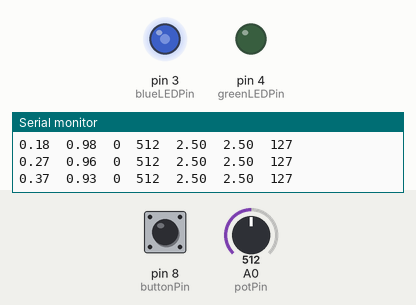
Simulated run of this sketch. Board: Arduino Uno, built with avr-gcc and run on an emulated ATmega328P. Shown: output pins drawn as LEDs (lit = HIGH), the last lines printed to the serial monitor. The inputs (shaded band) are chosen by the test bench; at power-on: A0 (potPin) = 512, pin 8 (buttonPin) LOW.

Above: at 6.2 s.
6.3 s: A0 (potPin) set to 992
At 7.1 s:
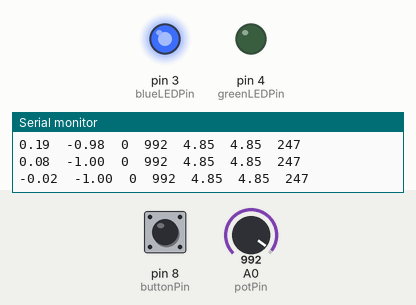
7.8 s: A0 (potPin) set to 1017
At 8.6 s:
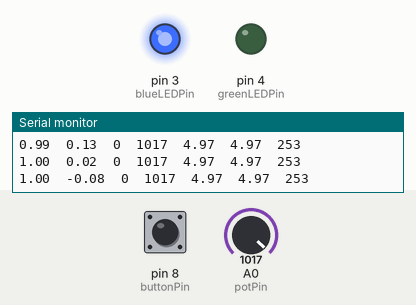
10.8 s: pin 8 (buttonPin) pulled HIGH for 0.15 s
At 10.9 s:
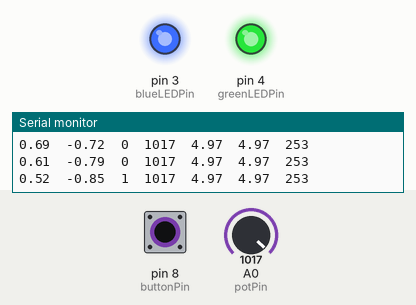
12.4 s: A0 (potPin) set to 716
At 13.6 s:
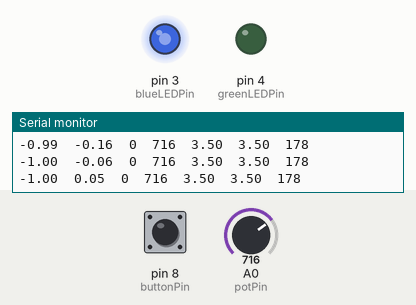
13.9 s: pin 8 (buttonPin) pulled HIGH for 1 s
At 14.7 s:
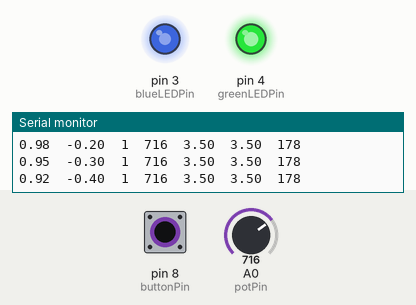
16.4 s: A0 (potPin) set to 122
At 17.7 s:
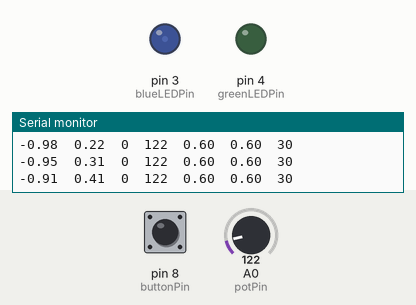
Timing chart, 0 to 18.9 s (numbered marks = the images above; inputs shaded):
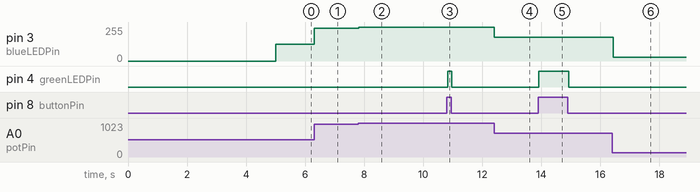

Measured:
- after the input at 6.3 s, pin 3 (blueLEDPin): 127/255 → 247/255 at once
- after the input at 7.8 s, pin 3 (blueLEDPin): 247/255 → 253/255 at once
- after the input at 10.8 s, pin 4 (greenLEDPin): LOW → HIGH at once, → LOW 0.14 s later
- after the input at 12.4 s, pin 3 (blueLEDPin): 253/255 → 178/255 at once
- after the input at 13.9 s, pin 4 (greenLEDPin): LOW → HIGH at once, → LOW 1.0 s later
- after the input at 16.4 s, pin 3 (blueLEDPin): 178/255 → 30/255 at once

The sketch:

labAssignmentWeek1.ino
```cpp
//Set up timing and trig function variables
int delayValue; //value of delay during main loop
const float freq=3.14159; //frequency of sine function
float timeSeconds; //number of seconds since program started
float sineOutput;
float cosineOutput;

//Set up pushbutton pin variables
const int buttonPin = 8; //This is a digital input/output pin
boolean buttonState=LOW; //set to LOW if off, HIGH if on

//Set up potentiometer pin variables
const int potPin = A0; //This is an analog input pin
int potValue; //This will be a number between 0(0v) and 1024(5v)
float potVoltage; //This will be a value between 0v and 5v

//Set up green LED pin variable
const int greenLEDPin = 4; //This is a digital input/output pin

//Set up blue LED pin variables
const int blueLEDPin = 3; //This is a digital input/output/PWM pin
float blueLEDVoltage; //This is the equivalent voltage sent to the blue LED
int blueLEDPWMValue; //This will be a number between 0 (0v) and 255 (5v)

void setup() {
  // put your setup code here, to run once:

  //Establish communication with the computer, at a rate of bits per sec
  Serial.begin(9600);

  //Ask user for delay time
  Serial.println(); //Begin a new line
  Serial.println("Enter the time delay, in milliseconds (integer values only)");

  //Wait 5 seconds
  delay(5000);

  //Check if user entered a value through the serial monitor
  //If yes, then set delayValue to the entered value
  //Otherwise, set delayValue to 10 ms

  if (Serial.available()!=0)
  {
    delayValue=Serial.parseInt();
  }
  else
  {
    delayValue=10;
  }
  pinMode(buttonPin, INPUT); //Read a 0v or 5v signal from this pin
  pinMode(potPin, INPUT); //Read a 0-5v signal from this pin
  pinMode(greenLEDPin, OUTPUT); //Send a 0v or 5v signal to this pin
  pinMode(blueLEDPin, OUTPUT); //Send a 5v PWM signal to this pin
}

void loop() {
  // put your main code here, to run repeatedly:

  //Get the number of milliseconds since the program started
  timeSeconds=millis()/1000.0;

  //Compute sine and cosine values
  sineOutput=sin(freq*timeSeconds);
  cosineOutput=cos(freq*timeSeconds);

  //Check the state of the pushbutton
  buttonState=digitalRead(buttonPin);

  //Read voltage signal from potentiometer
  potValue= analogRead(potPin);
  //Convert potValue into the signal voltage
  potVoltage = 5.*potValue/1023.;

  //Turn on green LED when pushbutton is pressed
  if (buttonState==HIGH)
  {
    digitalWrite(greenLEDPin,HIGH);
  }
  else
  {
    digitalWrite(greenLEDPin,LOW);
  }

  //Set blue LED voltage to be equal to the potentiometer signal voltage
  blueLEDVoltage=potVoltage;
  //Convert blue LED voltage value to the PWM signal
  blueLEDPWMValue=255.0*blueLEDVoltage/5.;
  analogWrite(blueLEDPin, blueLEDPWMValue);

  //Send output to the computer
  Serial.println();
  Serial.print(sineOutput);
  Serial.print("\t");
  Serial.print(cosineOutput);
  Serial.print("\t");
  Serial.print(buttonState);
  Serial.print("\t");
  Serial.print(potValue);
  Serial.print("\t");
  Serial.print(potVoltage);
  Serial.print("\t");
  Serial.print(blueLEDVoltage);
  Serial.print("\t");
  Serial.print(blueLEDPWMValue);

  //Wait for the delay value
  delay(delayValue);
}
```
